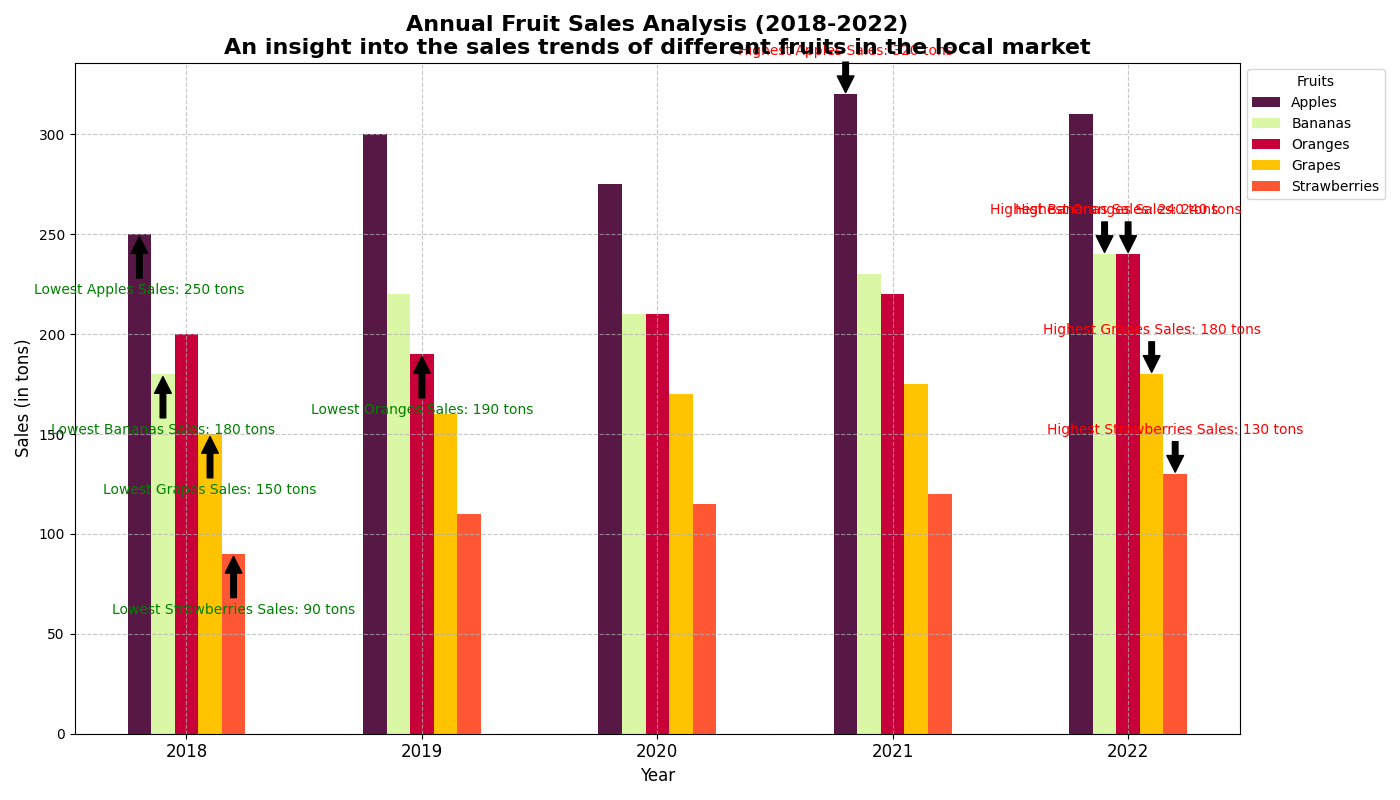

Generate this figure with Python:
import matplotlib.pyplot as plt
import numpy as np

years = np.array(['2018', '2019', '2020', '2021', '2022'])
fruits = ["Apples", "Bananas", "Oranges", "Grapes", "Strawberries"]

apple_sales = np.array([250, 300, 275, 320, 310])
banana_sales = np.array([180, 220, 210, 230, 240])
orange_sales = np.array([200, 190, 210, 220, 240])
grape_sales = np.array([150, 160, 170, 175, 180])
strawberry_sales = np.array([90, 110, 115, 120, 130])

# Shuffled colors for each fruit
colors = ['#581845', '#DAF7A6', '#C70039', '#FFC300', '#FF5733']

sales_data = np.vstack([apple_sales, banana_sales, orange_sales, grape_sales, strawberry_sales])

fig, ax = plt.subplots(figsize=(14, 8))

bar_width = 0.1
x = np.arange(len(years))

for i, fruit in enumerate(fruits):
    ax.bar(x + i*bar_width, sales_data[i], width=bar_width, label=fruit, color=colors[i])

ax.set_title("Annual Fruit Sales Analysis (2018-2022)\nAn insight into the sales trends of different fruits in the local market", fontsize=16, fontweight='bold')
ax.set_xlabel("Year", fontsize=12)
ax.set_ylabel("Sales (in tons)", fontsize=12)
ax.set_xticks(x + bar_width * 2)
ax.set_xticklabels(years, fontsize=12)
ax.legend(title='Fruits', fontsize=10, loc='upper left', bbox_to_anchor=(1, 1))
ax.grid(True, linestyle='--', alpha=0.7)

for i, fruit in enumerate(fruits):
    max_sales = sales_data[i].max()
    min_sales = sales_data[i].min()
    max_year = years[sales_data[i].argmax()]
    min_year = years[sales_data[i].argmin()]
    ax.annotate(f'Highest {fruit} Sales: {max_sales} tons', xy=(sales_data[i].argmax() + i*bar_width, max_sales), xytext=(sales_data[i].argmax() + i*bar_width, max_sales + 20),
                arrowprops=dict(facecolor='black', shrink=0.05), fontsize=10, ha='center', color='red')
    ax.annotate(f'Lowest {fruit} Sales: {min_sales} tons', xy=(sales_data[i].argmin() + i*bar_width, min_sales), xytext=(sales_data[i].argmin() + i*bar_width, min_sales - 30),
                arrowprops=dict(facecolor='black', shrink=0.05), fontsize=10, ha='center', color='green')

plt.tight_layout()
plt.show()
